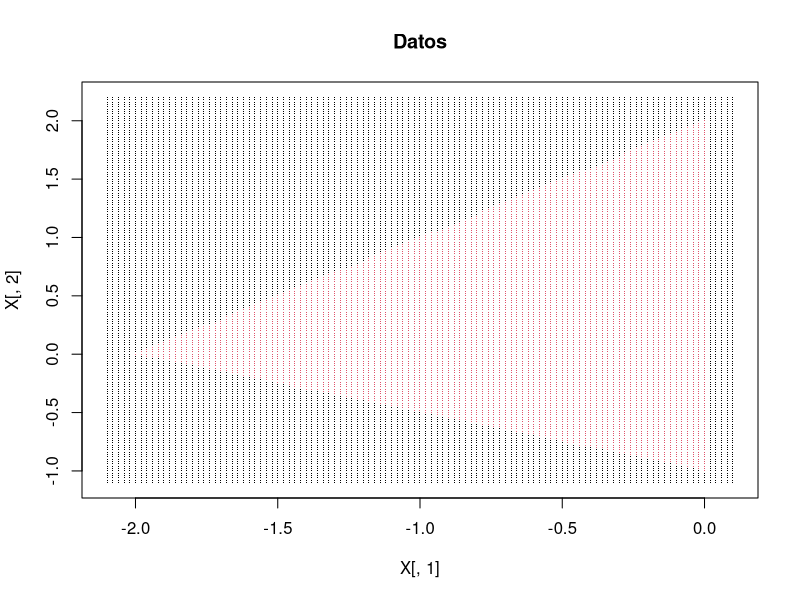
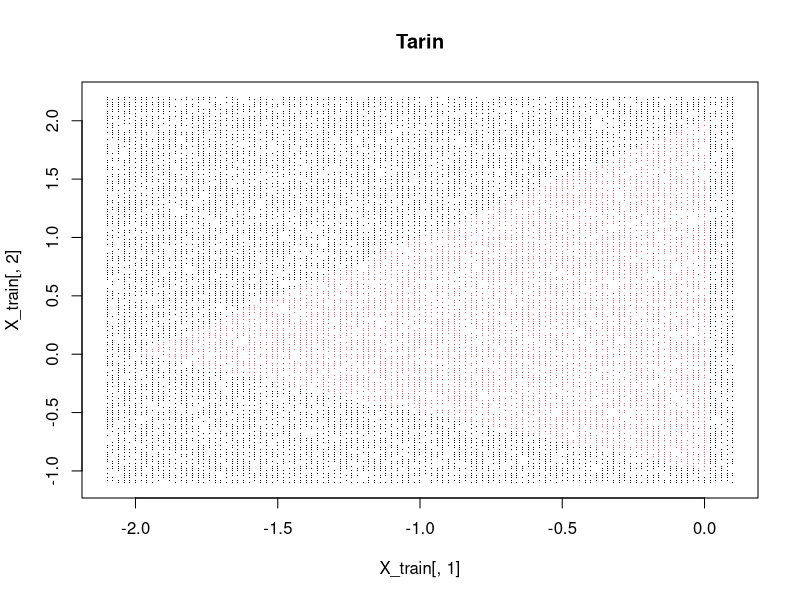
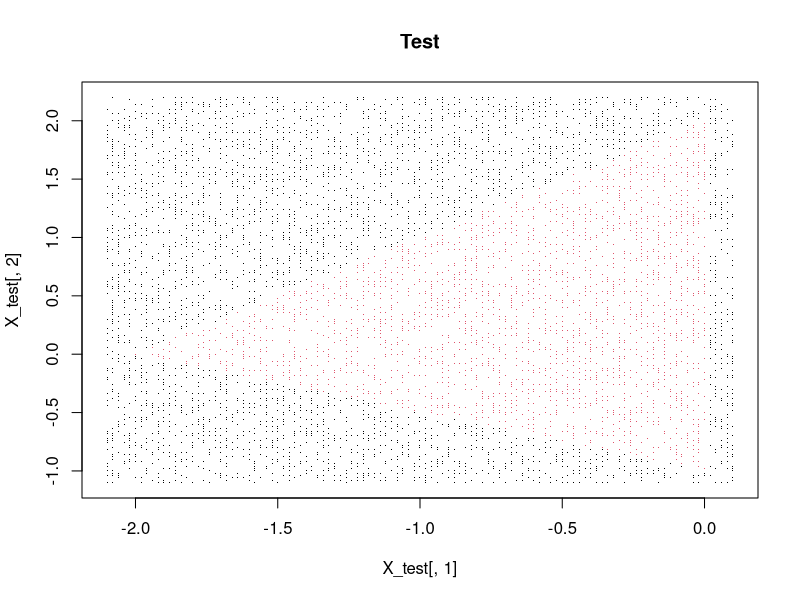
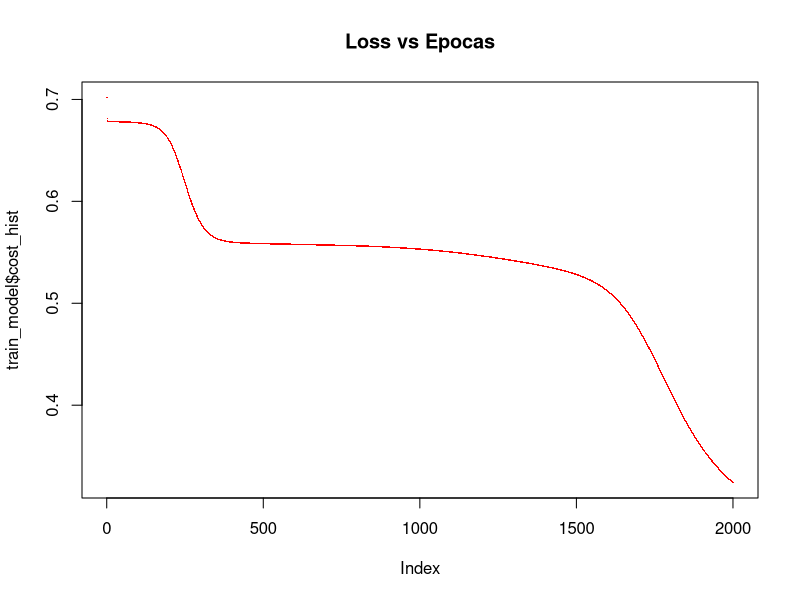
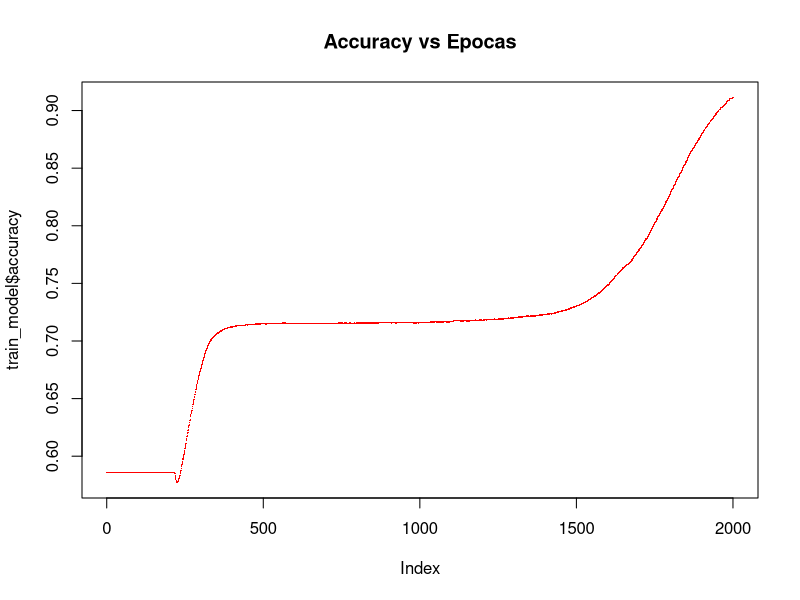

Reproduce these figures in R, in order.

### Datos a usar ####

### Grid

X1 = seq(-2.1, 0.1, by = 0.02)
X2 = seq(-1.1, 2.2, by = 0.02)
grid_set = data.frame(expand.grid(X1, X2))

get_label = function(X){
  lab = matrix(NA, nrow = dim(X)[1], ncol = 1)
  
  for (i in 1:dim(X)[1]){
    x = X[i,1]
    y = X[i,2]
    
    if ( y<(-1) | y>2 | x >0 | x<(-2)){
      lab[i, 1] = 0
    } else {
      
      if ( y > x + 2 | y < (-(1/2)*x - 1)){
        lab[i,1] = 0
      } else {
        lab[i, 1] = 1
      }
    }
  }
  return( lab)
}

X = cbind(grid_set$Var1, grid_set$Var2)
Y = get_label(X)
plot(X[,1], X[,2], col = Y + 1, pch = '.', cex = .7, main = 'Datos')


sam = sample(2, length(Y), replace = TRUE, prob = c(0.7, 0.3))


X_train = X[sam == 1, ]
Y_train = Y[sam == 1]
X_test = X[sam == 2, ]
Y_test = Y[sam == 2]
dim(Y_train) <- c(length(Y_train), 1)
dim(Y_test) <- c(length(Y_test), 1)


plot(X_train[,1], X_train[,2], col = Y_train[,1] + 1, pch = '.', cex = .7, main = 'Tarin')
plot(X_test[,1], X_test[,2], col = Y_test[,1] + 1, pch = '.', cex = .7, main = 'Test')

rm(grid_set, X, X1, X2, sam, Y, get_label)


##### NNet ######

### Obteniendo dimension para inicializar parámetros

getLayerSize = function(X, y, hidden_neurons, train = TRUE){
  n_x = dim(X)[1]
  n_h = hidden_neurons
  n_y = dim(y)[1]
  size <- list("n_x" = n_x,
               "n_h" = n_h,
               "n_y" = n_y)
  return(size)
}

layer_size <- getLayerSize(t(X_train), t(Y_train), hidden_neurons = 4)

## Inicializar parámetros aleatorios

initializeParameters <- function(list_layer_size){
  
  n_x <- list_layer_size$n_x
  n_h <- list_layer_size$n_h
  n_y <- list_layer_size$n_y
  
  W1 <- matrix(runif(n_h * n_x), nrow = n_h, ncol = n_x, byrow = TRUE) * 0.01
  b1 <- matrix(rep(0, n_h), nrow = n_h)
  W2 <- matrix(runif(n_y * n_h), nrow = n_y, ncol = n_h, byrow = TRUE) * 0.01
  b2 <- matrix(rep(0, n_y), nrow = n_y)
  
  params <- list("W1" = W1,
                 "b1" = b1, 
                 "W2" = W2,
                 "b2" = b2)
  
  return (params)
}

init_params <- initializeParameters( layer_size)

### Funcion de activación ####

sigmoid <- function(x){
  return(1 / (1 + exp(-x)))
}

### Forward Propagation ###

forwardPropagation <- function(X, params, list_layer_size, loss){
  
  m <- dim(X)[1]
  n_h <- list_layer_size$n_h
  n_y <- list_layer_size$n_y
  
  W1 <- params$W1
  b1 <- params$b1
  W2 <- params$W2
  b2 <- params$b2
  
  b1_new <- matrix(rep(b1, m), nrow = n_h)
  b2_new <- matrix(rep(b2, m), nrow = n_y)
  
  Z1 <- W1 %*% t(X) + b1_new
  A1 <- loss(Z1)
  Z2 <- W2 %*% A1 + b2_new
  A2 <- loss(Z2)
  
  cache <- list("Z1" = Z1,
                "A1" = A1, 
                "Z2" = Z2,
                "A2" = A2)
  
  return (cache)
}


fwd_prop <- forwardPropagation(X_train, init_params, layer_size, sigmoid)
#fwd_prop <- forwardPropagation(X_train, init_params, layer_size, sign)
lapply(fwd_prop, function(x) dim(x))

### Función de Costo

computeCost <- function(X, y, cache) {
  m <- dim(t(X))[2]
  A2 <- cache$A2
  logprobs <- (log(A2) * t(y)) + (log(1-A2) * (1-t(y)))
  cost <- -sum(logprobs/m)
  return (cost)
}

cost <- computeCost(X_train, Y_train, fwd_prop)

### Back Propagation ###

backwardPropagation <- function(X, y, cache, params, list_layer_size){
  
  m <- dim(X)[1]
  
  n_x <- list_layer_size$n_x
  n_h <- list_layer_size$n_h
  n_y <- list_layer_size$n_y
  
  A2 <- cache$A2 
  A1 <- cache$A1
  W2 <- params$W2
  
  dZ2 <- 1/m * (A2 - t(y))
  dW2 <-  dZ2 %*% t(A1) 
  db2 <- matrix( sum(dZ2), nrow = n_y)
  db2_new <- matrix(rep(db2, m), nrow = n_y)
  
  dZ1 <- (t(W2) %*% dZ2) * (A1 * (1 - A1))
  dW1 <- (dZ1 %*% X)
  db1 <- matrix( sum(dZ1), nrow = n_h)
  db1_new <- matrix(rep(db1, m), nrow = n_h)
  
  grads <- list("dW1" = dW1, 
                "db1" = db1,
                "dW2" = dW2,
                "db2" = db2)
  
  return(grads)
}

back_prop <- backwardPropagation(X_train, Y_train, fwd_prop, init_params, layer_size)

### Actualizar parámetros

updateParameters <- function(grads, params, learning_rate){
  
  W1 <- params$W1
  b1 <- params$b1
  W2 <- params$W2
  b2 <- params$b2
  
  dW1 <- grads$dW1
  db1 <- grads$db1
  dW2 <- grads$dW2
  db2 <- grads$db2
  
  
  W1 <- W1 - learning_rate * dW1
  b1 <- b1 - learning_rate * db1
  W2 <- W2 - learning_rate * dW2
  b2 <- b2 - learning_rate * db2
  
  updated_params <- list("W1" = W1,
                         "b1" = b1,
                         "W2" = W2,
                         "b2" = b2)
  
  return (updated_params)
}

update_params <- updateParameters(back_prop, init_params, learning_rate = 0.01)

### Predecir

makePrediction <- function(X, y, hidden_neurons, updated_params, loss){
  layer_size <- getLayerSize(t(X), t(y), hidden_neurons)
  params <- updated_params
  fwd_prop <- forwardPropagation(X, params, layer_size, loss)
  pred <- fwd_prop$A2
  
  return (pred)
}

y_pred <- makePrediction(X_train, Y_train, 4, update_params, sigmoid)
y_pred <- round(y_pred)
sum(y_pred[1,] == Y_train[,1])/dim(Y_train)[1]

trainModel <- function(X, y, num_iteration, hidden_neurons, lr, loss){
  
  layer_size <- getLayerSize(t(X), t(y), hidden_neurons)
  init_params <- initializeParameters( layer_size)
  cost_history <- c()
  accs = c()
  for (i in 1:num_iteration) {
    fwd_prop <- forwardPropagation(X, init_params, layer_size, loss)
    cost <- computeCost(X, y, fwd_prop)
    back_prop <- backwardPropagation(X, y, fwd_prop, init_params, layer_size)
    update_params <- updateParameters(back_prop, init_params, learning_rate = lr)
    init_params <- update_params
    cost_history <- c(cost_history, cost)
    y_pred <- makePrediction(X, y, hidden_neurons, update_params, loss)
    y_pred <- round(y_pred)
    acc = sum(y_pred[1,] == y[,1])/dim(y)[1]
    accs = c(accs, acc)
    
    if (i %% 100 == 0) cat("Iteration", i, " | Cost: ", cost, " | Acc: ", acc*100, "\n")
  }
  
  model_out <- list("updated_params" = update_params,
                    "cost_hist" = cost_history, 'accuracy' = accs)
  return (model_out)
}

EPOCHS = 2000
HIDDEN_NEURONS = 40
LEARNING_RATE = 0.5

train_model <- trainModel(X_train, Y_train, hidden_neurons = HIDDEN_NEURONS,
                          num_iteration = EPOCHS, lr = LEARNING_RATE, sigmoid)

plot(train_model$cost_hist, pch = 16, cex = 0.2, col ='red', main = 'Loss vs Epocas')
plot(train_model$accuracy, pch = 16, cex = 0.2, col ='red', main = 'Accuracy vs Epocas')
